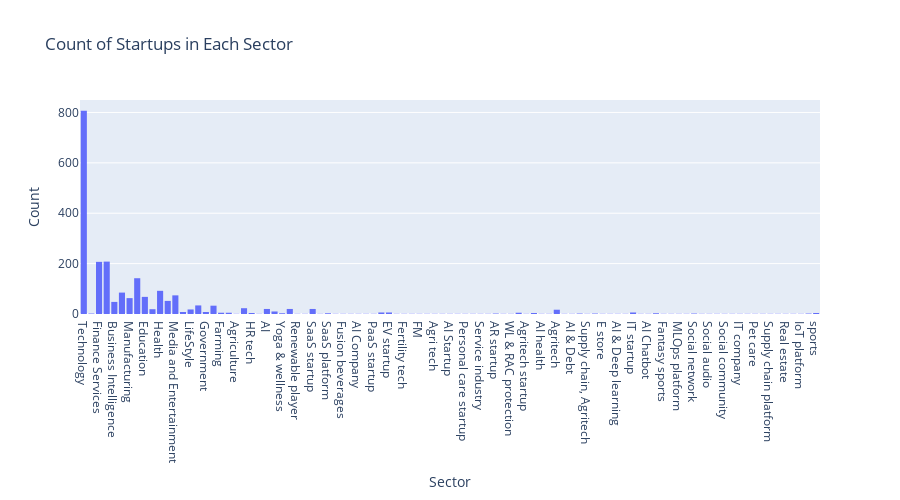

This figure's notebook cell:
### Markdown cell above
##### Categoricala

### Code cell
# Create a count plot for Main_Sector using Plotly Express
fig = px.histogram(df, x='Main_Sector', title='Count of Startups in Each Sector')

# Update layout
fig.update_layout(xaxis_title='Sector', yaxis_title='Count', barmode='group',height =500, width = 900)

# Show the plot
fig.show()

### Figure 1 — Plotly figure (JSON) as saved in the notebook; plotly's stock layout.template omitted (floating-point values rounded to 4 significant figures; data arrays with more than 128 entries replaced by an {"elided": "..."} marker saying what was removed)
{"data": [{"alignmentgroup": "True", "bingroup": "x", "hovertemplate": "Main_Sector=%{x}<br>count=%{y}<extra></extra>", "legendgroup": "", "marker": {"color": "#636efa", "pattern": {"shape": ""}}, "name": "", "offsetgroup": "", "orientation": "v", "showlegend": false, "type": "histogram", "x": {"elided": "2258 str values"}, "xaxis": "x", "yaxis": "y"}], "layout": {"barmode": "group", "height": 500, "legend": {"tracegroupgap": 0}, "title": {"text": "Count of Startups in Each Sector"}, "width": 900, "xaxis": {"anchor": "y", "domain": [0, 1], "title": {"text": "Sector"}}, "yaxis": {"anchor": "x", "domain": [0, 1], "title": {"text": "Count"}}}}
